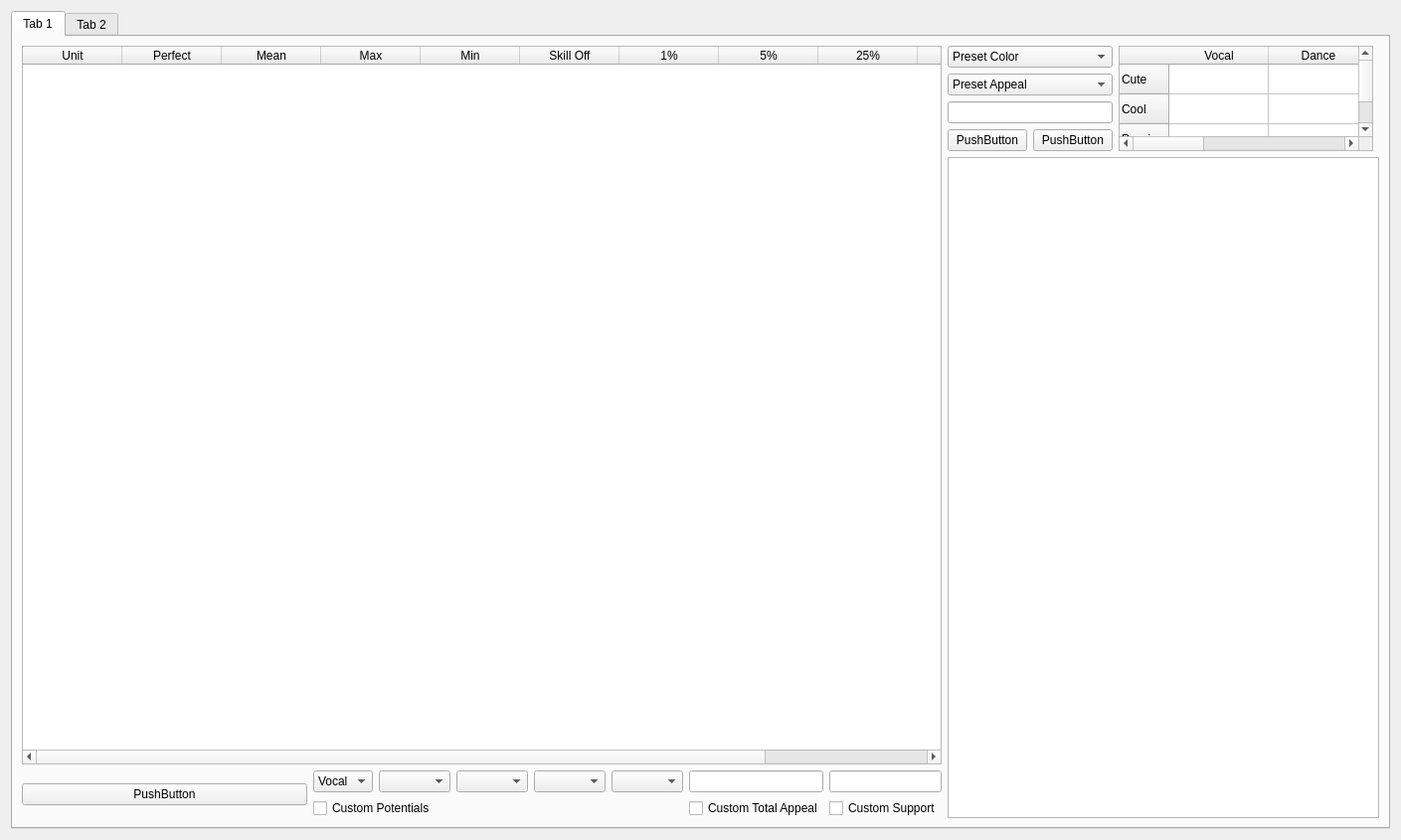
<?xml version="1.0" encoding="UTF-8"?>
<ui version="4.0">
 <class>Form</class>
 <widget class="QWidget" name="Form">
  <property name="geometry">
   <rect>
    <x>0</x>
    <y>0</y>
    <width>1409</width>
    <height>845</height>
   </rect>
  </property>
  <property name="windowTitle">
   <string>Form</string>
  </property>
  <layout class="QHBoxLayout" name="horizontalLayout">
   <item>
    <widget class="QTabWidget" name="calculator">
     <property name="currentIndex">
      <number>0</number>
     </property>
     <widget class="QWidget" name="tab_3">
      <attribute name="title">
       <string>Tab 1</string>
      </attribute>
      <layout class="QHBoxLayout" name="horizontalLayout_2" stretch="1,0">
       <item>
        <layout class="QVBoxLayout" name="verticalLayout" stretch="0,0">
         <item>
          <widget class="QTableWidget" name="tableWidget_2">
           <column>
            <property name="text">
             <string>Unit</string>
            </property>
           </column>
           <column>
            <property name="text">
             <string>Perfect</string>
            </property>
           </column>
           <column>
            <property name="text">
             <string>Mean</string>
            </property>
           </column>
           <column>
            <property name="text">
             <string>Max</string>
            </property>
           </column>
           <column>
            <property name="text">
             <string>Min</string>
            </property>
           </column>
           <column>
            <property name="text">
             <string>Skill Off</string>
            </property>
           </column>
           <column>
            <property name="text">
             <string>1%</string>
            </property>
           </column>
           <column>
            <property name="text">
             <string>5%</string>
            </property>
           </column>
           <column>
            <property name="text">
             <string>25%</string>
            </property>
           </column>
           <column>
            <property name="text">
             <string>50%</string>
            </property>
           </column>
           <column>
            <property name="text">
             <string>75%</string>
            </property>
           </column>
          </widget>
         </item>
         <item>
          <layout class="QHBoxLayout" name="horizontalLayout_3" stretch="1,0">
           <item>
            <widget class="QPushButton" name="pushButton_3">
             <property name="text">
              <string>PushButton</string>
             </property>
            </widget>
           </item>
           <item>
            <layout class="QGridLayout" name="gridLayout_3" rowstretch="0,0,0" columnstretch="1,0,0,0,0,0,0,0">
             <item row="2" column="6">
              <widget class="QCheckBox" name="checkBox_4">
               <property name="text">
                <string>Custom Total Appeal</string>
               </property>
              </widget>
             </item>
             <item row="2" column="7">
              <widget class="QCheckBox" name="checkBox_5">
               <property name="text">
                <string>Custom Support</string>
               </property>
              </widget>
             </item>
             <item row="1" column="7">
              <widget class="QLineEdit" name="lineEdit_2"/>
             </item>
             <item row="1" column="5">
              <widget class="QComboBox" name="comboBox_4"/>
             </item>
             <item row="1" column="3">
              <widget class="QComboBox" name="comboBox_6"/>
             </item>
             <item row="1" column="1">
              <widget class="QComboBox" name="comboBox_8">
               <item>
                <property name="text">
                 <string>Vocal</string>
                </property>
               </item>
               <item>
                <property name="text">
                 <string>1</string>
                </property>
               </item>
               <item>
                <property name="text">
                 <string>2</string>
                </property>
               </item>
               <item>
                <property name="text">
                 <string>3</string>
                </property>
               </item>
               <item>
                <property name="text">
                 <string>4</string>
                </property>
               </item>
               <item>
                <property name="text">
                 <string>5</string>
                </property>
               </item>
               <item>
                <property name="text">
                 <string>6</string>
                </property>
               </item>
               <item>
                <property name="text">
                 <string>7</string>
                </property>
               </item>
               <item>
                <property name="text">
                 <string>8</string>
                </property>
               </item>
               <item>
                <property name="text">
                 <string>9</string>
                </property>
               </item>
               <item>
                <property name="text">
                 <string>10</string>
                </property>
               </item>
              </widget>
             </item>
             <item row="1" column="2">
              <widget class="QComboBox" name="comboBox_7"/>
             </item>
             <item row="1" column="4">
              <widget class="QComboBox" name="comboBox_5"/>
             </item>
             <item row="1" column="6">
              <widget class="QLineEdit" name="lineEdit"/>
             </item>
             <item row="2" column="1" colspan="5">
              <widget class="QCheckBox" name="checkBox_3">
               <property name="text">
                <string>Custom Potentials</string>
               </property>
              </widget>
             </item>
            </layout>
           </item>
          </layout>
         </item>
        </layout>
       </item>
       <item>
        <layout class="QGridLayout" name="gridLayout" rowstretch="0,0,0,0,0,0,0" rowminimumheight="0,0,0,0,0,0,0">
         <item row="3" column="0">
          <widget class="QPushButton" name="pushButton">
           <property name="text">
            <string>PushButton</string>
           </property>
          </widget>
         </item>
         <item row="5" column="0" rowspan="2" colspan="4">
          <widget class="QTableWidget" name="tableWidget"/>
         </item>
         <item row="3" column="1">
          <widget class="QPushButton" name="pushButton_2">
           <property name="text">
            <string>PushButton</string>
           </property>
          </widget>
         </item>
         <item row="2" column="0" colspan="2">
          <widget class="QLineEdit" name="lineEdit_3"/>
         </item>
         <item row="1" column="0" colspan="2">
          <widget class="QComboBox" name="comboBox_2">
           <item>
            <property name="text">
             <string>Preset Appeal</string>
            </property>
           </item>
           <item>
            <property name="text">
             <string>All Attributes</string>
            </property>
           </item>
           <item>
            <property name="text">
             <string>Vocal Groove</string>
            </property>
           </item>
           <item>
            <property name="text">
             <string>Dance Groove</string>
            </property>
           </item>
           <item>
            <property name="text">
             <string>Visual Groove</string>
            </property>
           </item>
           <item>
            <property name="text">
             <string>Vocal Only</string>
            </property>
           </item>
           <item>
            <property name="text">
             <string>Dance Only</string>
            </property>
           </item>
           <item>
            <property name="text">
             <string>Visual Only</string>
            </property>
           </item>
           <item>
            <property name="text">
             <string>Scale with Star Rank</string>
            </property>
           </item>
           <item>
            <property name="text">
             <string>Scale with Life</string>
            </property>
           </item>
           <item>
            <property name="text">
             <string>Scale with Potential</string>
            </property>
           </item>
           <item>
            <property name="text">
             <string>Event Idols</string>
            </property>
           </item>
          </widget>
         </item>
         <item row="0" column="0" colspan="2">
          <widget class="QComboBox" name="comboBox_3">
           <item>
            <property name="text">
             <string>Preset Color</string>
            </property>
           </item>
           <item>
            <property name="text">
             <string>All Colors</string>
            </property>
           </item>
           <item>
            <property name="text">
             <string>Cute</string>
            </property>
           </item>
           <item>
            <property name="text">
             <string>Cool</string>
            </property>
           </item>
           <item>
            <property name="text">
             <string>Passion</string>
            </property>
           </item>
          </widget>
         </item>
         <item row="0" column="2" rowspan="4">
          <widget class="QTableWidget" name="tableWidget_3">
           <row>
            <property name="text">
             <string>Cute</string>
            </property>
           </row>
           <row>
            <property name="text">
             <string>Cool</string>
            </property>
           </row>
           <row>
            <property name="text">
             <string>Passion</string>
            </property>
           </row>
           <column>
            <property name="text">
             <string>Vocal</string>
            </property>
           </column>
           <column>
            <property name="text">
             <string>Dance</string>
            </property>
           </column>
           <column>
            <property name="text">
             <string>Visual</string>
            </property>
           </column>
          </widget>
         </item>
        </layout>
       </item>
      </layout>
     </widget>
     <widget class="QWidget" name="tab_4">
      <attribute name="title">
       <string>Tab 2</string>
      </attribute>
     </widget>
    </widget>
   </item>
  </layout>
 </widget>
 <resources/>
 <connections/>
</ui>
